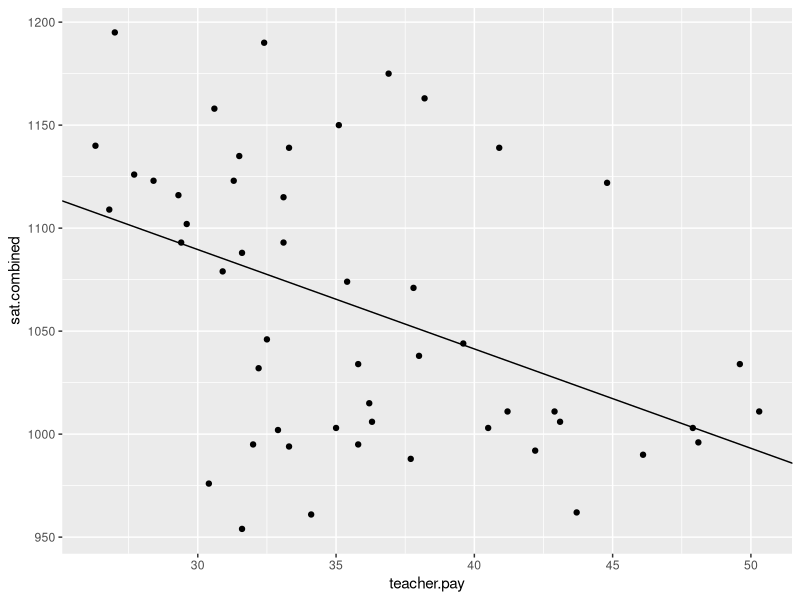
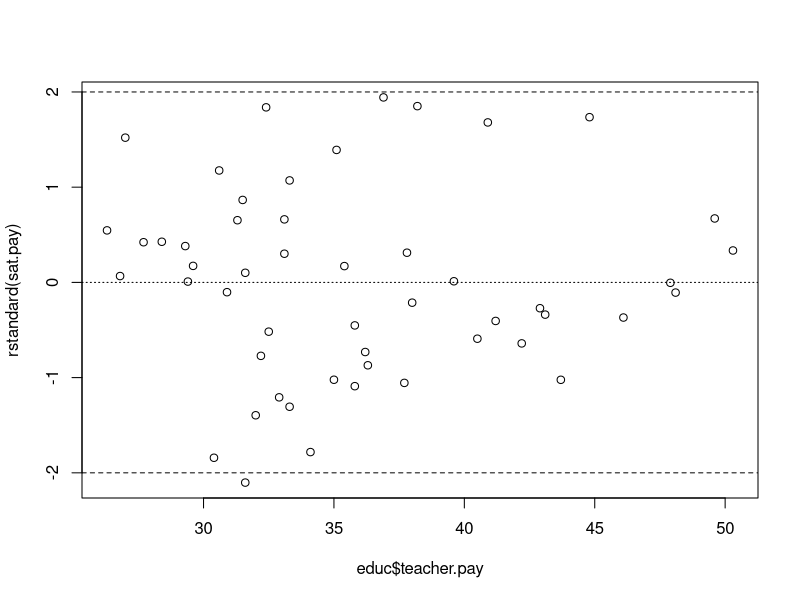
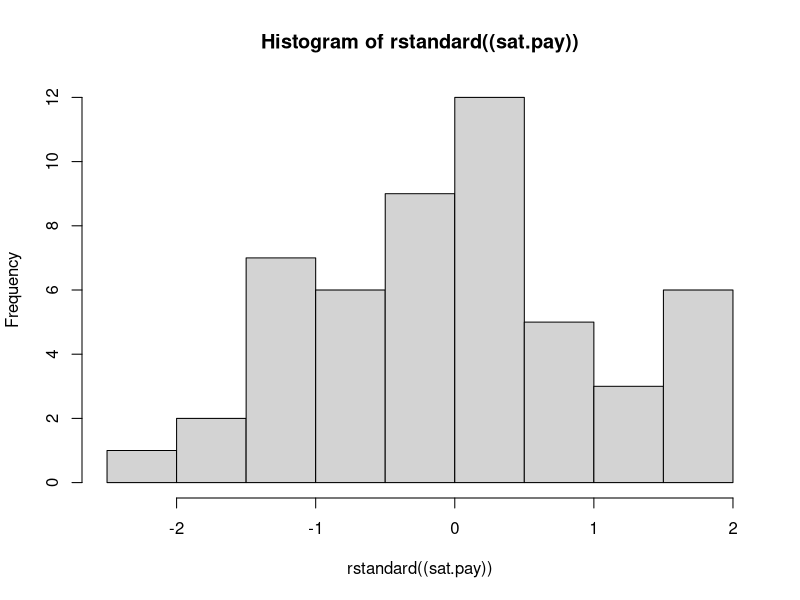
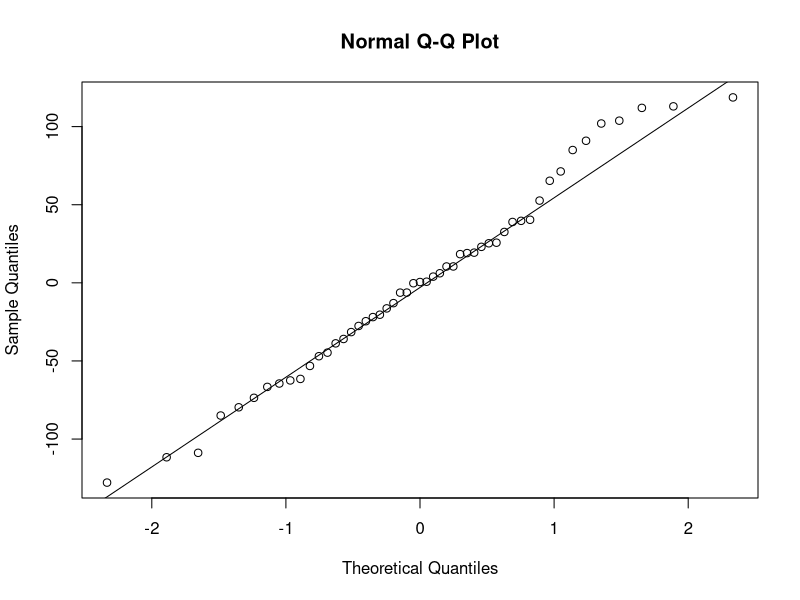
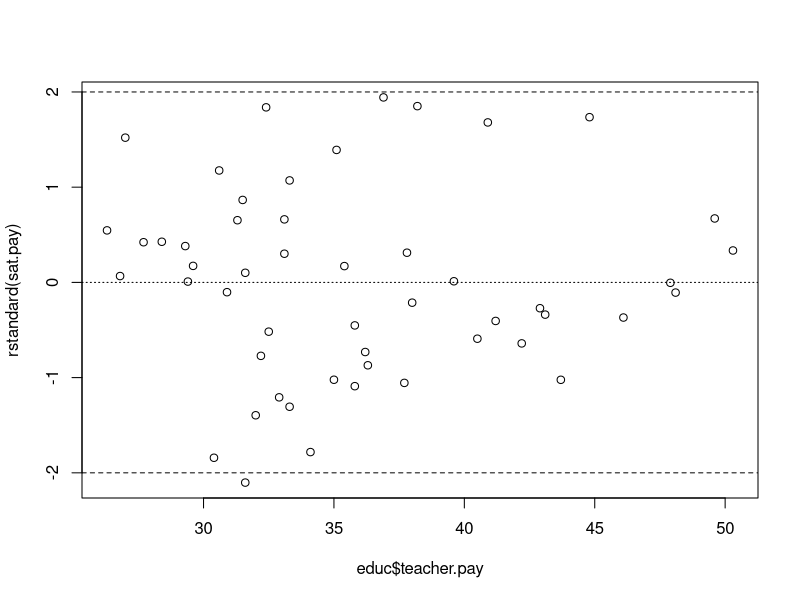
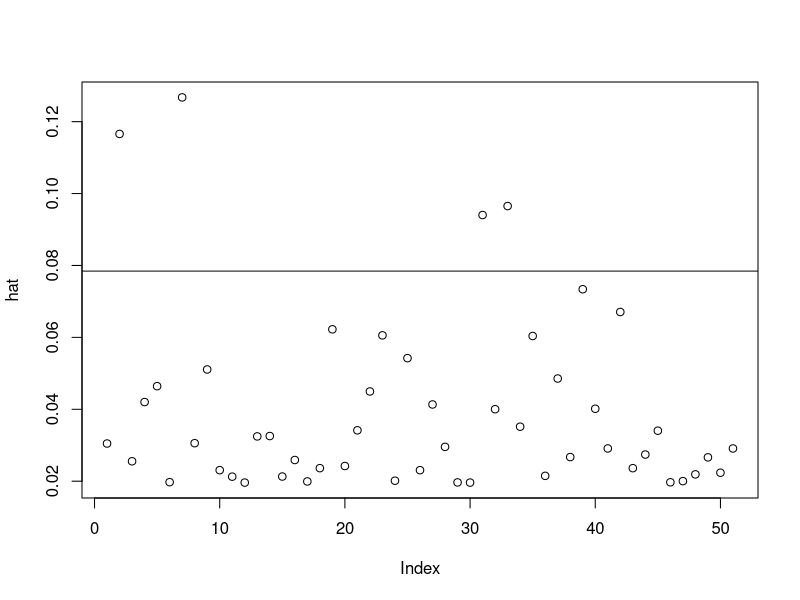
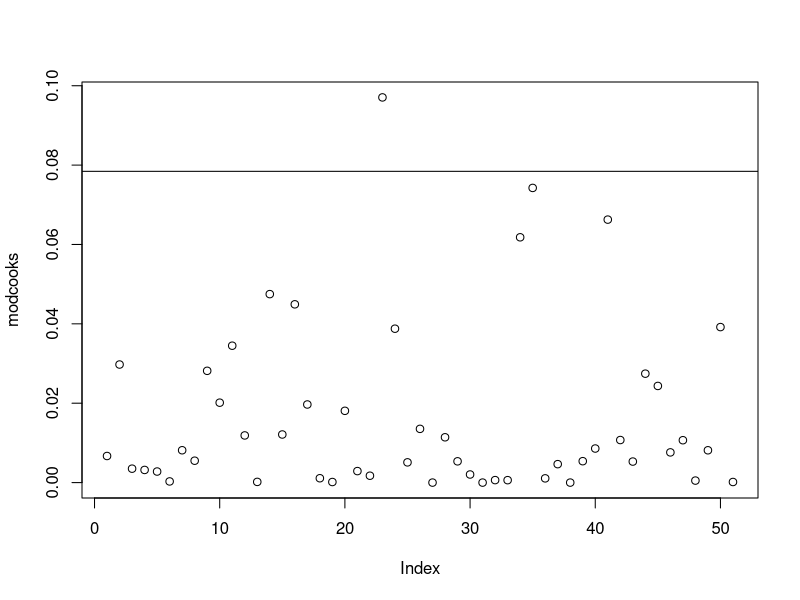
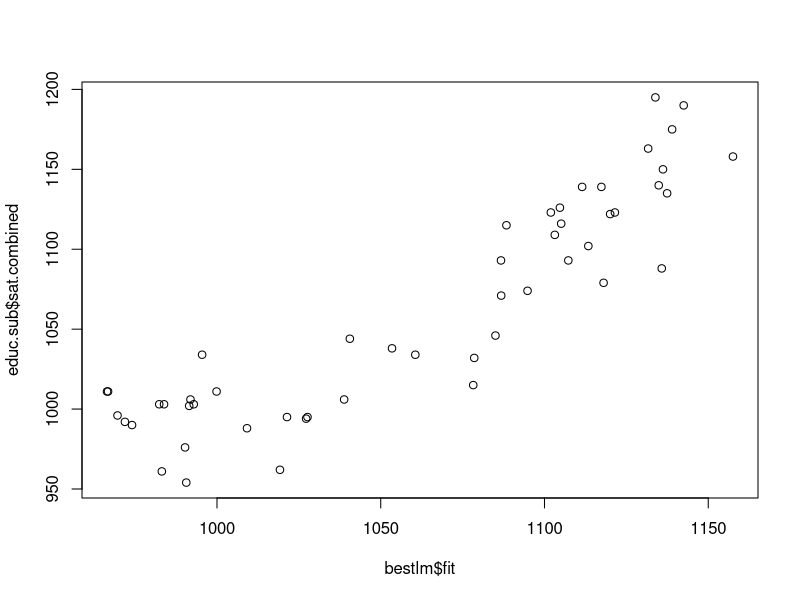

Generate these figures, in order, with R:
## ---- chunk 1
library(dplyr)
setwd("C:/Users/Owner/Documents/Education/AA Fall 2015/PADP 8120/Parisi_HW4")
educ <- read.table("input/States.txt", header=TRUE)

# now clean up a bit
educ <- educ %>% rename(sat.verbal = satVerbal, sat.math = satMath, percent.taking = percentTaking, percent.no.hs = percentNoHS, teacher.pay = teacherPay) 
# not good to have state as a rowname
educ$state <- rownames(educ)
rownames(educ) <- NULL
educ <- tbl_df(educ)
## ---- chunk 2

names(educ)
educ$sat.combined=educ$sat.verbal+educ$sat.math


library(ggplot2)

sat.pay<-lm(sat.combined~teacher.pay, data=educ)
ggplot(educ) + geom_point(aes(x=teacher.pay, y=sat.combined))+ geom_abline(intercept=sat.pay$coef[1], slope = sat.pay$coef[2])
## ---- chunk 3
sat.pay<-lm(sat.combined~teacher.pay, data=educ)

## ---- chunk 4
plot(rstandard(sat.pay)~educ$teacher.pay)
abline(h = 0, lty = 3)
abline(h= 2,lty=2)
abline(h=-2,lty=2)
## ---- chunk 5
hist(rstandard((sat.pay)))
qqnorm(residuals(sat.pay))
qqline(residuals(sat.pay))

## ---- chunk 6
plot(rstandard(sat.pay)~educ$teacher.pay)
abline(h = 0, lty = 3)
abline(h= 2,lty=2)
abline(h=-2,lty=2)

hat<-hatvalues(sat.pay)
plot(hat)
abline(h=4/nrow(educ))
## ---- chunk 7
modcooks = cooks.distance(sat.pay)
plot(modcooks)
abline(h=4/nrow(educ))
summary(sat.pay)
## ---- chunk 8

educ.num<-select(educ, -state, -region)
library(knitr)
kable(round(cor(educ.num), 2))

## ---- chunk 9
educ.sub<-select(educ.num,-sat.math,-sat.verbal)
mod.list = list(m1 = lm(sat.combined ~ population + percent.taking,data=educ.sub),
m2 = lm(sat.combined  ~ population + percent.no.hs,data=educ.sub),
m3 = lm(sat.combined  ~ population + teacher.pay,data=educ.sub),
m4 = lm(sat.combined  ~ percent.taking + percent.no.hs,data=educ.sub),
m5 = lm(sat.combined ~ percent.taking + teacher.pay,data=educ.sub),
m6 = lm(sat.combined  ~ percent.no.hs + teacher.pay,data=educ.sub),
m7 = lm(sat.combined ~ population + percent.taking + percent.no.hs,data=educ.sub),
m8 = lm(sat.combined  ~ population + percent.taking + teacher.pay,data=educ.sub),
m9 = lm(sat.combined  ~ population + percent.no.hs + teacher.pay,data=educ.sub),
m10 = lm(sat.combined  ~ percent.taking + percent.no.hs + teacher.pay,data=educ.sub),
m11 = lm(sat.combined  ~ population + percent.taking + percent.no.hs + teacher.pay,data=educ.sub))

mod.comps = data.frame(AIC = unlist(lapply(mod.list,AIC)),BIC = unlist(lapply(mod.list,BIC)),df = unlist(lapply(lapply(mod.list,coef),length))-1)
mod.comps
## ---- chunk 10
m11 = lm(sat.combined  ~ population + percent.taking + percent.no.hs + teacher.pay,data=educ.sub)
backAIC <- step(m11, direction = "backward", data = educ.sub)
backBIC <- step(m11, direction = "backward", data = educ.sub, k= log(nrow(educ.sub)))
## ---- chunk 11
lm.unrestricted <- lm(sat.combined ~ ., data = educ.sub)
lm.restricted <- lm(sat.combined ~1,data = educ.sub)
step(lm.restricted, scope=list(lower=lm.restricted, upper=lm.unrestricted), direction="forward",k=2)

step(lm.restricted, scope=list(lower=lm.restricted, upper=lm.unrestricted), direction="forward",k=log(nrow(educ.sub)))
## ---- chunk 12

bestlm<-lm(sat.combined~percent.taking + percent.no.hs, data=educ.sub)
plot(educ.sub$sat.combined ~ bestlm$fit)

## ---- chunk 13
library(car)
mmp(bestlm, educ.sub$percent.taking)
## ---- chunk 14

mmp(bestlm, educ.sub$percent.no.hs)
## ---- chunk 15

avPlots(bestlm)
## ---- chunk 16

summary(bestlm)
## ---- chunk 17
library(car)
data("Angell")
head(Angell)
## ---- chunk 18
m1<-lm(moral~hetero+mobility, data=Angell)
summary(m1)

## ---- chunk 19
sessionInfo()
